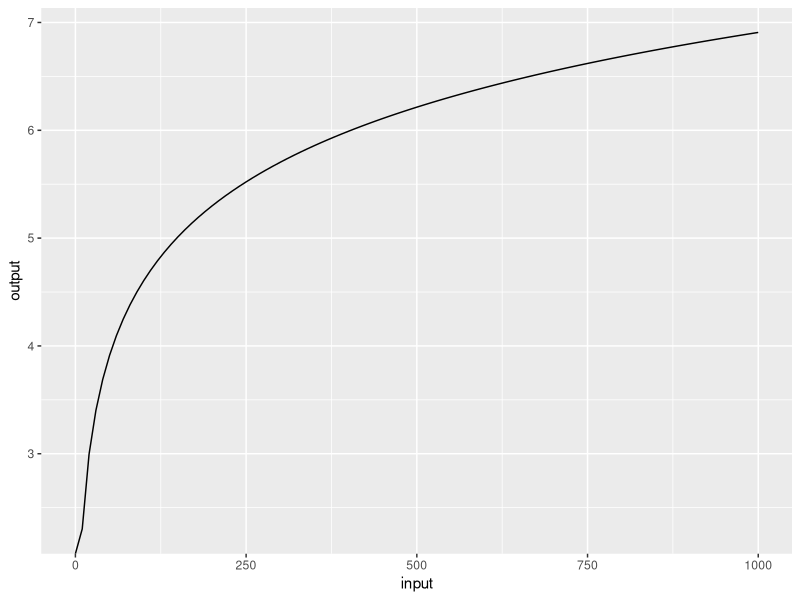
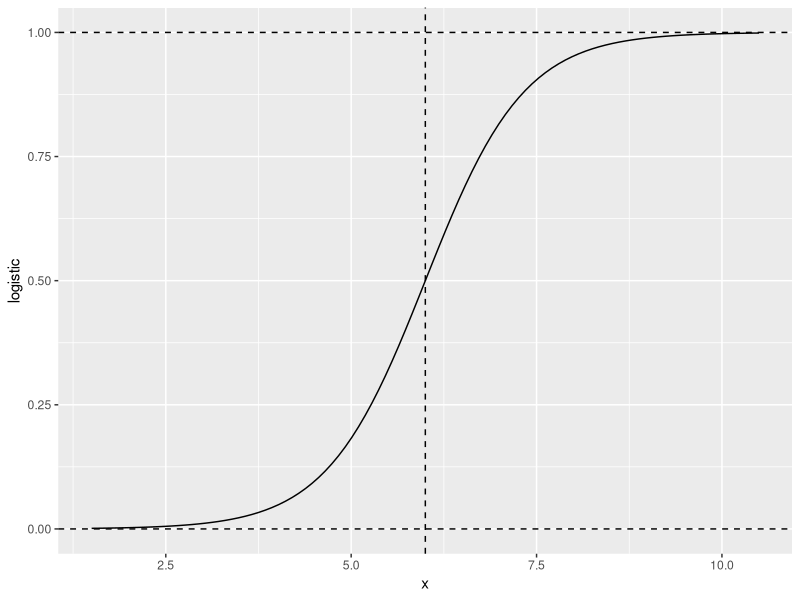

Generate these figures, in order, with R:
## ---- chunk 1
library(tidyverse)
## ---- chunk 2
ggplot() + geom_function(fun = log) +
  xlim(c(0, 1000)) +
  labs(x = "input", y = "output")
## ---- chunk 3
lgstc <- function(x, supremum, growth_rate, midpoint) {
  lp <- growth_rate * (x - midpoint)
  supremum / (1 + exp(-lp))
}
## ---- chunk 4
mid <- 6
sup <- 1
gr <- 1.5
ggplot() + 
  geom_function(fun = lgstc, 
                args = list(
                  supremum = sup,
                  growth_rate = gr,
                  midpoint = mid)) +
  xlim(mid - 3 * gr, mid + 3 * gr) +
  geom_vline(xintercept = mid, linetype = "dashed") +
  geom_hline(yintercept = 0, linetype = "dashed") +
  geom_hline(yintercept = sup, linetype = "dashed") +
  labs(x = "x", y = "logistic")
